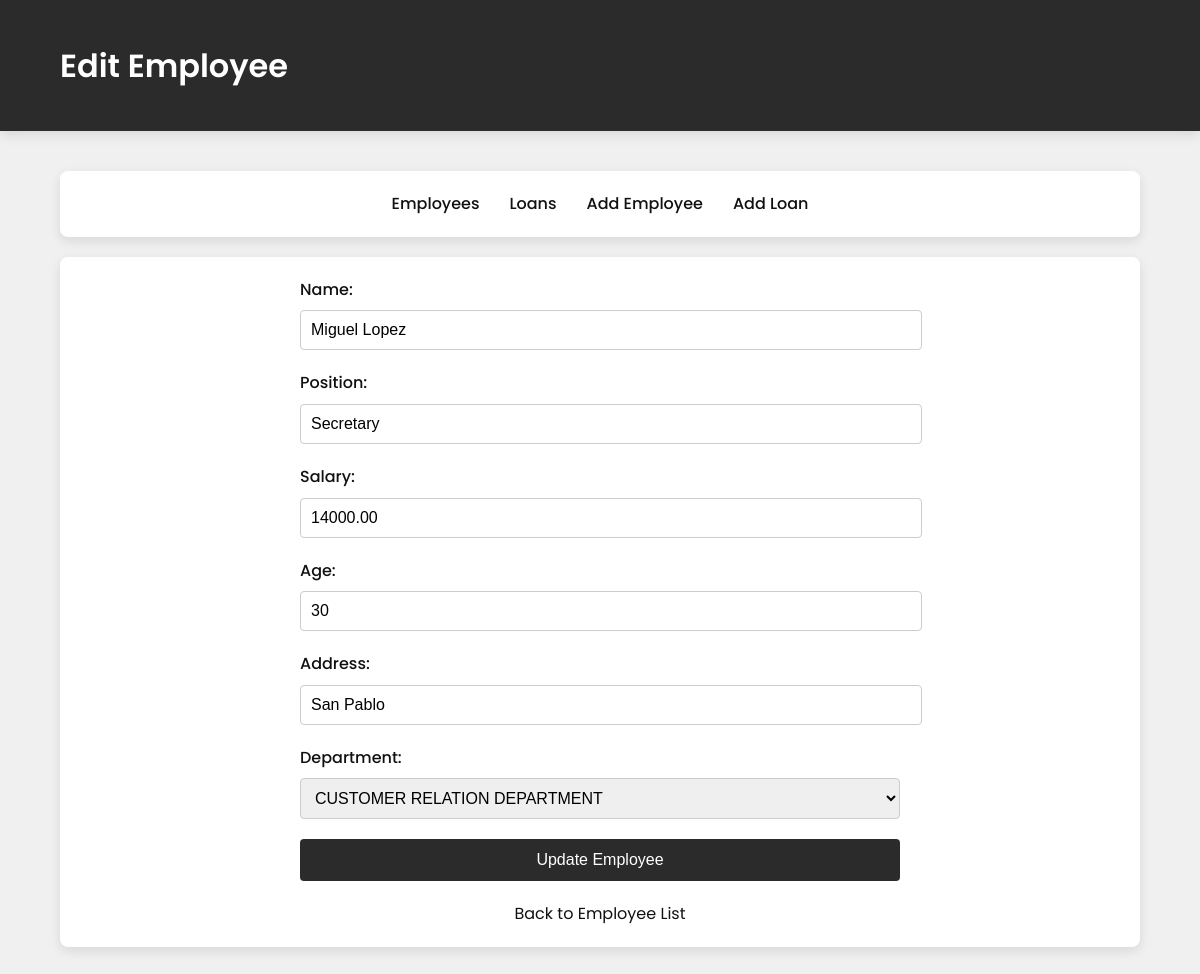
Page /edit_employee.php?id=2 on the committed database.
### tables this page shows
CREATE TABLE `employeeinfo` (
  `Eid` int(11) NOT NULL,
  `Name` varchar(100) DEFAULT NULL,
  `Position` varchar(50) DEFAULT NULL,
  `Salary` decimal(10,2) DEFAULT NULL,
  `Age` int(11) DEFAULT NULL,
  `Address` varchar(100) DEFAULT NULL,
  `DeptCode` varchar(10) DEFAULT NULL
);

### edit_employee.php (the view, shortened to what this page needs)
<?php
include 'config.php';
$eid = $_GET['id'];
$sql = "SELECT * FROM EmployeeInfo WHERE Eid = $eid";
$result = $conn->query($sql);
$row = $result->fetch_assoc();
?>
<!DOCTYPE html>
<html>
<head>
    <link rel="stylesheet" href="style.css">
</head>
<body>
    <header>
        <div class="container">
            <div class="header-content">
                <h1>Edit Employee</h1>
            </div>
        </div>
    </header>
    <div class="container">
        <div class="nav">
            <a href="index.php">Employees</a>
            <a href="loans.php">Loans</a>
            <a href="add_employee.php">Add Employee</a>
            <a href="add_loan.php">Add Loan</a>
        </div>
        <div class="card">
            <form action="update_employee.php" method="post">
                <div class="form-group">
                    <label for="name">Name:</label>
                    <input type="text" id="name" name="name" value="<?php echo $row['Name']; ?>" required>
                </div>
                <div class="form-group">
                    <label for="position">Position:</label>
                    <input type="text" id="position" name="position" value="<?php echo $row['Position']; ?>" required>
                </div>
                <div class="form-group">
                    <label for="salary">Salary:</label>
                    <input type="number" step="0.01" id="salary" name="salary" value="<?php echo $row['Salary']; ?>" required>
                </div>
                <div class="form-group">
                    <label for="age">Age:</label>
                    <input type="number" id="age" name="age" value="<?php echo $row['Age']; ?>" required>
                </div>
                <div class="form-group">
                    <label for="address">Address:</label>
                    <input type="text" id="address" name="address" value="<?php echo $row['Address']; ?>" required>
                </div>
                <div class="form-group">
                    <label for="deptcode">Department:</label>
                    <select id="deptcode" name="deptcode" required>
                        <?php
                        $dept_sql = "SELECT * FROM DepartmentInfo";
                        $dept_result = $conn->query($dept_sql);
                        while($dept_row = $dept_result->fetch_assoc()) {
                            $selected = ($dept_row["DeptCode"] == $row["DeptCode"]) ? "selected" : "";
                            echo "<option value='".$dept_row["DeptCode"]."' $selected>".$dept_row["DeptDescription"]."</option>";
                        }
                        ?>
                    </select>
                </div>
                <button type="submit" class="btn">Update Employee</button>
            </form>
            <a href="index.php" class="back-link">Back to Employee List</a>
        </div>
    </div>
</body>
</html>

### style.css (style rules this page uses)
:root { --primary: #2b2b2b; --primary-light: #d9d9d9; --primary-dark: #111111; --accent: #555555; --text: #1c1c1c; --text-light: #666666; --background: #f0f0f0; --card-bg: #ffffff; --border: #cccccc; --shadow: rgba(0, 0, 0, 0.1); }
body { font-family: 'Poppins', 'Segoe UI', Tahoma, Geneva, Verdana, sans-serif; background-color: var(--background); color: var(--text); margin: 0; padding: 0; line-height: 1.6; }
.container { width: 90%; max-width: 1200px; margin: 0 auto; padding: 20px; }
header { background-color: var(--primary); color: white; padding: 20px 0; box-shadow: 0 4px 12px var(--shadow); }
.header-content { display: flex; justify-content: space-between; align-items: center; }
h1, h2, h3 { color: var(--primary-dark); margin-top: 0; }
header h1 { color: white; margin: 0; font-weight: 600; }
.nav { display: flex; justify-content: center; background-color: white; padding: 15px 0; border-radius: 8px; box-shadow: 0 4px 12px var(--shadow); margin: 20px 0; }
.nav a { margin: 0 15px; text-decoration: none; color: var(--primary-dark); font-weight: 500; position: relative; padding: 5px 0; transition: all 0.3s ease; }
.nav a::after { content: ''; position: absolute; bottom: 0; left: 0; width: 0; height: 2px; background-color: var(--accent); transition: width 0.3s ease; }
.card { background-color: var(--card-bg); border-radius: 8px; box-shadow: 0 4px 12px var(--shadow); padding: 20px; margin-bottom: 20px; }
.btn { display: inline-block; padding: 10px 20px; background-color: var(--primary); color: white; border: none; border-radius: 5px; font-size: 16px; cursor: pointer; text-decoration: none; transition: background-color 0.3s ease, transform 0.2s ease; }
form { max-width: 600px; margin: 0 auto; }
.form-group { margin-bottom: 20px; }
label { display: block; margin-bottom: 8px; color: var(--primary-dark); font-weight: 500; }
input, select { width: 100%; padding: 10px; border: 1px solid var(--border); border-radius: 4px; font-size: 16px; transition: border-color 0.3s ease, box-shadow 0.3s ease; }
button[type="submit"] { width: 100%; padding: 12px; background-color: var(--primary); color: white; border: none; border-radius: 4px; font-size: 16px; cursor: pointer; transition: background-color 0.3s ease; }
.back-link { display: block; margin-top: 20px; text-align: center; color: var(--primary-dark); text-decoration: none; }

### rows in the picture
employeeinfo: name "Miguel Lopez", position "Secretary", salary "14000.00", age "30", address "San Pablo"

### other values in the picture
form field deptcode "CUSTOMER RELATION DEPARTMENT"
